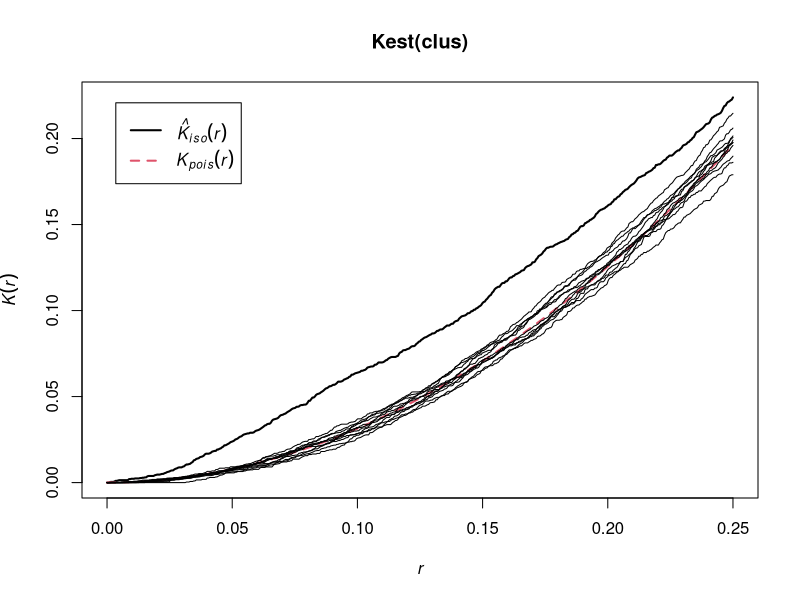
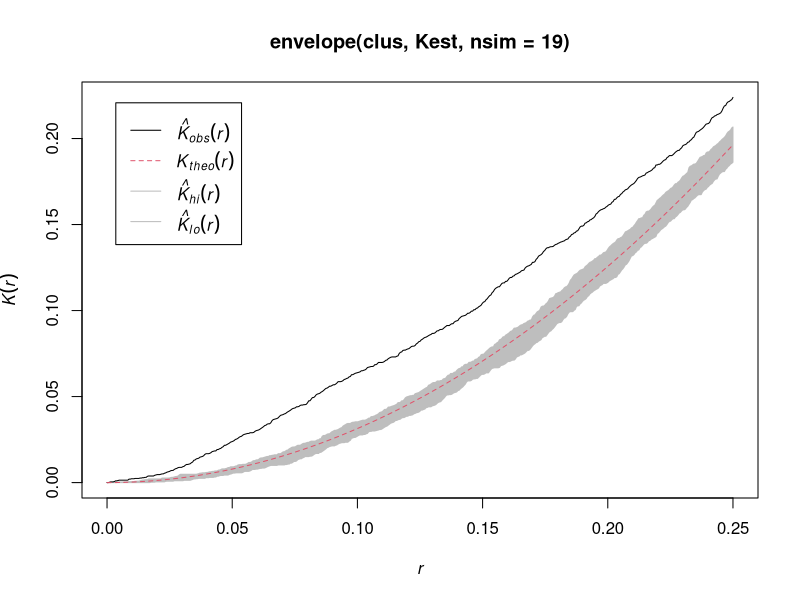
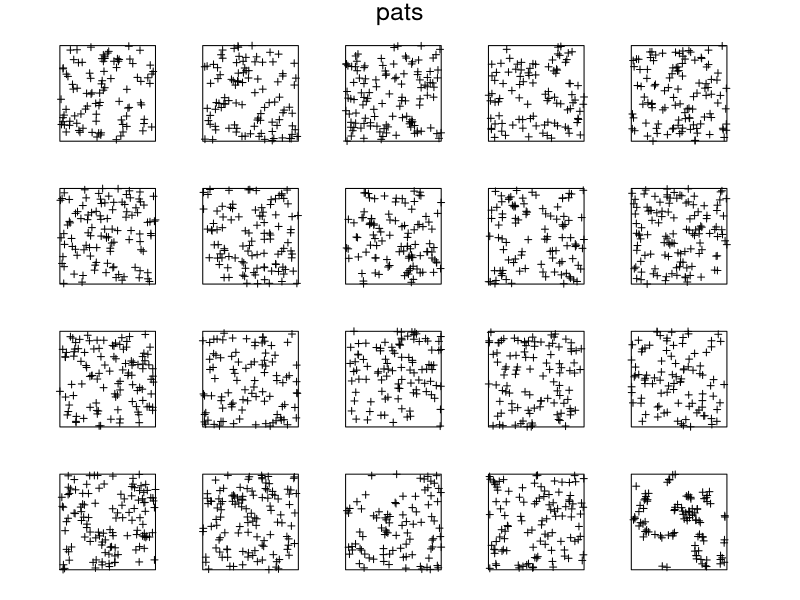
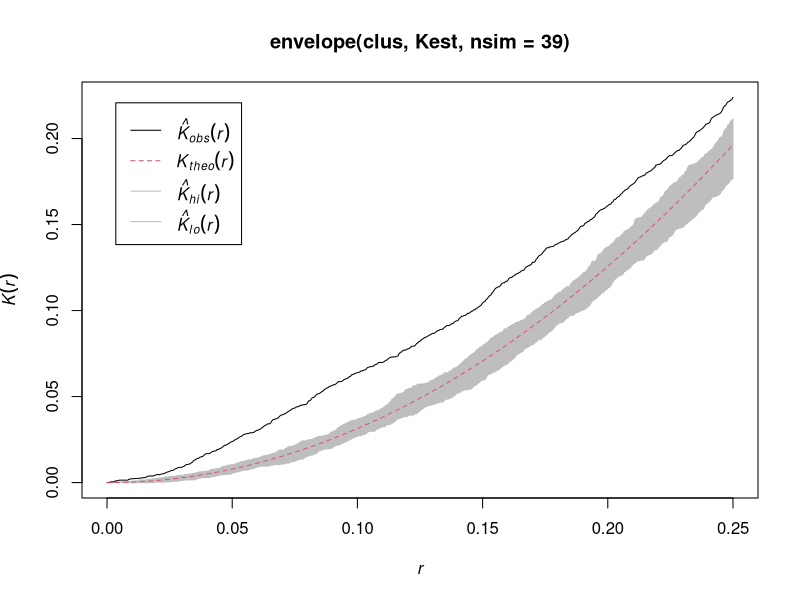
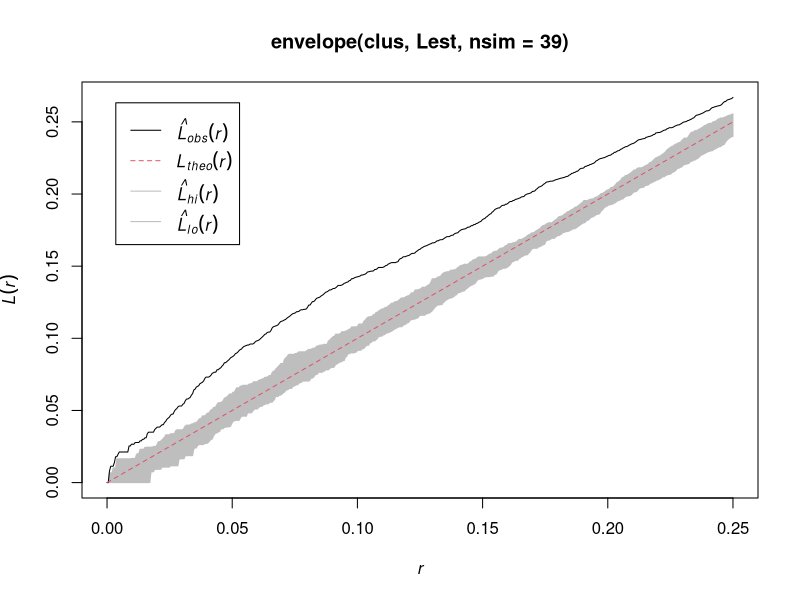
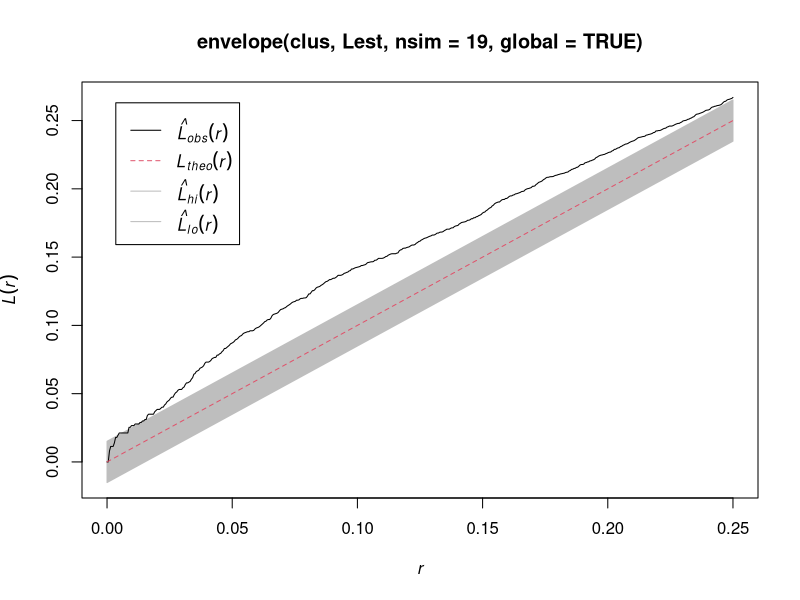

Source code (R) for these figures, in order:
#'      SSAI course on spatial point patterns with spatstat
#'                     Perth, May 2017
#' 
#'                   Lecturer's R script 
#'                  Session 7: Envelopes and Monte Carlo tests
#' 
#'         Copyright (c) Adrian Baddeley and Ege Rubak 2017
#' 
library(spatstat)

set.seed(42)
inde <- rpoispp(100)
regu <- rSSI(0.09, 70)
clus <- rMatClust(30, 0.05, 4)

plot(Kest(clus), cbind(iso,theo) ~ r, lwd=2)
plot(Kest(rpoispp(ex=clus)), iso ~ r, add=TRUE)
for(i in 1:10) plot(Kest(rpoispp(ex=clus)), iso ~ r, add=TRUE)

plot(envelope(clus, Kest, nsim=19))

pats <- rpoispp(ex=clus, nsim=19)
pats[[20]] <- clus
plot(pats, main.panel="", pch=3)

clarkevans(clus)
clarkevans(clus, correction="D")
ce <- sapply(pats, clarkevans, correction="D")
mean(ce[20] >= ce)

plot(envelope(clus, Kest, nsim=39))

plot(envelope(clus, Lest, nsim=39))

plot(envelope(clus, Lest, nsim=19, global=TRUE))

mad.test(clus, Lest, nsim=19)

dclf.test(clus, Lest, nsim=19)
